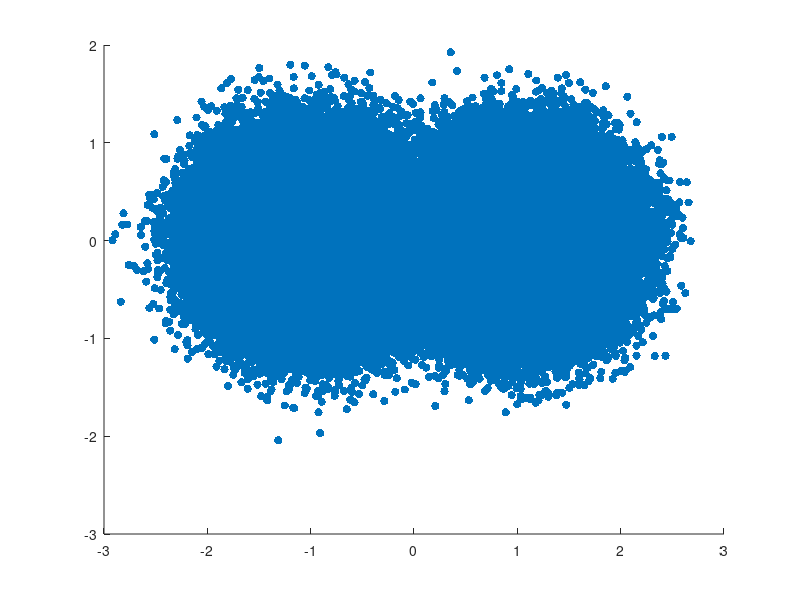

Write the MATLAB code that produced this figure. (Note: this script raises an error after producing the figure.)
VERBOSE_FOR_DEMO_RUN = false;
d = 100; % Distance in meters
rng(0);


% ####################
% ### Task 1: P_rx ###
% ####################
if VERBOSE_FOR_DEMO_RUN
    fprintf('####################\n');
    fprintf('### Task 1: P_rx ###\n');
    fprintf('####################\n\n');
end

function [P_rx_W, P_rx_dBm] = ...
    calculate_received_power(d)
    % Constants
    c = 3e8; % Speed of light (m/s)

    % Tx Parameters
    f = 2.4e9; % Frequency (Hz)
    P_tx_dBm = 10; % Transmit power (dBm)
    P_tx = 10^(P_tx_dBm / 10) * 1e-3; % Transmit power (W)
    G_tx = 1; % Transmit antenna gain

    % Rx Parameters
    G_rx = 1; % Receive antenna gain

    % Calculate the wavelength
    lambda = c / f;

    % Received Power (dBm)
    P_rx_dBm = P_tx_dBm + 10 * log10(G_tx) + ...
        10 * log10(G_rx) + ...
        20 * log10(lambda / (4 * pi * d));

    % Convert dBm to Watts
    P_rx_W = 10^(P_rx_dBm / 10) * 1e-3;
end

[P_rx_W, P_rx_dBm] = calculate_received_power(d);

if VERBOSE_FOR_DEMO_RUN
    fprintf('At a distance of %f meters, the received power is %e W (%f dBm).\n\n', d, P_rx_W, P_rx_dBm);
end

% ##################################
% ### Task 2: Channel Generation ###
% ##################################
if VERBOSE_FOR_DEMO_RUN
    fprintf('##################################\n');
    fprintf('### Task 2: Channel Generation ###\n');
    fprintf('##################################\n\n');
end
function [h] = generate_channel()
    % get a, b from a Gaussian normal distribution
    a = randn;
    b = randn;

    % generate h
    h = a + 1i * b;
end
function [h_scaled] = generate_scaled_channel(P_rx_W)
    h = generate_channel();
    scale_factor = sqrt(P_rx_W / abs(h)^2);
    h_scaled = h * scale_factor;
end
h_scaled = generate_scaled_channel(P_rx_W);
if VERBOSE_FOR_DEMO_RUN
    fprintf('The scaled channel is: %e + %ei.\n\n', real(h_scaled), imag(h_scaled));
end

% ##########################
% ### Task 3: Modulation ###
% ##########################
if VERBOSE_FOR_DEMO_RUN
    fprintf('##########################\n');
    fprintf('### Task 3: Modulation ###\n');
    fprintf('##########################\n\n');
end
function [random_bits] = generate_random_bits(N)
    random_bits = randi([0, 1], 1, N);
end

function [symbols] = BPSK_modulate(bits)
    symbols = (-2) * bits + 1;

    % Normalize symbols
    expected_power = abs(-1)^2 * 0.5 + abs(1)^2 * 0.5;
    symbols = symbols / sqrt(expected_power);
end

function [symbols] = QPSK_modulate(bits)
    N = length(bits);
    symbols = zeros(1, N/2);
    for i = 1:2:N
        if bits(i) == 0 && bits(i+1) == 0
            symbols((i+1)/2) = 1 + 1i;
        elseif bits(i) == 0 && bits(i+1) == 1
            symbols((i+1)/2) = 1 - 1i;
        elseif bits(i) == 1 && bits(i+1) == 0
            symbols((i+1)/2) = -1 + 1i;
        else
            symbols((i+1)/2) = -1 - 1i;
        end
    end

    % Normalize symbols
    expected_power = abs(1 + 1i)^2;
    symbols = symbols / sqrt(expected_power);
end

function [symbols] = QAM16_modulate(bits)
    N = length(bits);
    symbols = zeros(1, N/4);
    
    for i = 1:4:N
        % Determine real part
        if bits(i) == 0 && bits(i+1) == 0
            real_part = 3;
        elseif bits(i) == 0 && bits(i+1) == 1
            real_part = 1;
        elseif bits(i) == 1 && bits(i+1) == 1
            real_part = -3;
        else % bits(i) == 1 && bits(i+1) == 0
            real_part = -1;
        end

        % Determine imaginary part
        if bits(i+2) == 0 && bits(i+3) == 0
            imag_part = 3;
        elseif bits(i+2) == 0 && bits(i+3) == 1
            imag_part = 1;
        elseif bits(i+2) == 1 && bits(i+3) == 1
            imag_part = -3;
        else % bits(i+2) == 1 && bits(i+3) == 0
            imag_part = -1;
        end

        % Store symbol
        symbols((i+3)/4) = real_part + 1i * imag_part;
    end

    % Normalize symbols
    expected_power = ( ...
        abs(-3 + 3i)^2 * 4 + ...
        abs(-3 + 1i)^2 * 8 + ...
        abs(-1 + 1i)^2 * 4 ...
    ) / 16;
    symbols = symbols / sqrt(expected_power);
end

function [symbols] = QAM64_modulate(bits)
    N = length(bits);
    symbols = zeros(1, N/6);

    for i=1:6:N

        % Get value represented by 6 bits
        value = 0;
        for j = 0:5
            value = value + bits(i+j) * 2^(5-j);
        end

        % Determine real and imaginary parts
        real_part = -floor(value / 8) * 2 + 7;
        imag_part = -mod(value, 8) * 2 + 7;

        % Store symbol
        symbols((i+5)/6) = real_part + 1i * imag_part;
    end

    % Normalize symbols
    sample_symbols = zeros(1, 64);
    for i = 1:8
        for j = 1:8
            sample_symbols((i-1)*8 + j) = (2*i - 9) + 1i * (2*j - 9);
        end
    end
    expected_power = sum(abs(sample_symbols).^2) / 64;
    symbols = symbols / sqrt(expected_power);
end

function [average_power] = calculate_average_power(symbols)
    average_power = mean(abs(symbols).^2);
end

N = 300000; % Number of bits
bits = generate_random_bits(N);
symbols_BPSK = BPSK_modulate(bits);
symbols_QPSK = QPSK_modulate(bits);
symbols_QAM16 = QAM16_modulate(bits);
symbols_QAM64 = QAM64_modulate(bits);

if VERBOSE_FOR_DEMO_RUN
    fprintf('First 12 bits of the random bits: %s\n', num2str(bits(1:12)));
    fprintf('First 12 BPSK symbols: %s\n', num2str(symbols_BPSK(1:12)));
    fprintf('First 6 QPSK symbols: %s\n', num2str(symbols_QPSK(1:6)));
    fprintf('First 3 QAM16 symbols: %s\n', num2str(symbols_QAM16(1:3)));
    fprintf('First 2 QAM64 symbols: %s\n\n', num2str(symbols_QAM64(1:2)));
end

average_power_BPSK = calculate_average_power(symbols_BPSK);
average_power_QPSK = calculate_average_power(symbols_QPSK);
average_power_QAM16 = calculate_average_power(symbols_QAM16);
average_power_QAM64 = calculate_average_power(symbols_QAM64);

% #####################################
% ### Task 4: Transmit over the Air ###
% #####################################
if VERBOSE_FOR_DEMO_RUN
    fprintf('#####################################\n');
    fprintf('### Task 4: Transmit over the Air ###\n');
    fprintf('#####################################\n\n');
end
function [noise] = generate_noise(N, noise_power_dBm)
    noise_power_W = 10^(noise_power_dBm / 10) * 1e-3;
    noise = zeros(1, N);
    for i = 1:N
        a = randn * sqrt(noise_power_W / 2);
        b = randn * sqrt(noise_power_W / 2);
        noise(i) = a + 1i * b;
    end
end

function [received_symbols] = transmit_symbol(symbols, h, noise)
    K = length(symbols);
    received_symbols = h * symbols + noise(1:K);
end

noise_power_dBm = -90; % Noise power in dBm
noise_power_W = 10^(noise_power_dBm / 10) * 1e-3;
noise = generate_noise(N, noise_power_dBm);

received_symbols_BPSK = transmit_symbol(symbols_BPSK, h_scaled, noise);
received_symbols_QPSK = transmit_symbol(symbols_QPSK, h_scaled, noise);
received_symbols_QAM16 = transmit_symbol(symbols_QAM16, h_scaled, noise);
received_symbols_QAM64 = transmit_symbol(symbols_QAM64, h_scaled, noise);

if VERBOSE_FOR_DEMO_RUN
    fprintf('First 3 received BPSK symbols: %s\n', num2str(received_symbols_BPSK(1:3)));
    fprintf('First 3 received QPSK symbols: %s\n', num2str(received_symbols_QPSK(1:3)));
    fprintf('First 3 received QAM16 symbols: %s\n', num2str(received_symbols_QAM16(1:3)));
    fprintf('First 3 received QAM64 symbols: %s\n\n', num2str(received_symbols_QAM64(1:3)));
end

% #######################################
% ### Task 5: Decode and Demodulation ###
% #######################################
if VERBOSE_FOR_DEMO_RUN
    fprintf('#######################################\n');
    fprintf('### Task 5: Decode and Demodulation ###\n');
    fprintf('#######################################\n\n');
end
function [bits, symbols] = BPSK_demodulate(received_symbols, h)
    symbols = received_symbols / h;
    bits = symbols < 0;
end

function [bits, symbols] = QPSK_demodulate(received_symbols, h)
    symbols = received_symbols / h;
    bits = zeros(1, 2 * length(symbols));
    for i = 1:length(symbols)
        if imag(symbols(i)) > 0
            bits(2*i) = 0;
        else
            bits(2*i) = 1;
        end

        if real(symbols(i)) > 0
            bits(2*i - 1) = 0;
        else
            bits(2*i - 1) = 1;
        end
    end
end

function [bits, symbols] = QAM16_demodulate(received_symbols, h)
    symbols = received_symbols / h;
    constellations = [ ...
        -3+3i, -1+3i, 1+3i, 3+3i, ...
        -3+1i, -1+1i, 1+1i, 3+1i, ...
        -3-1i, -1-1i, 1-1i, 3-1i, ...
        -3-3i, -1-3i, 1-3i, 3-3i ...
    ];
    normalized_constellations = constellations / sqrt(mean(abs(constellations).^2));
    bits_of_constellations = [ ...
        1 1 0 0; 1 0 0 0; 0 1 0 0; 0 0 0 0; ...
        1 1 0 1; 1 0 0 1; 0 1 0 1; 0 0 0 1; ...
        1 1 1 0; 1 0 1 0; 0 1 1 0; 0 0 1 0; ...
        1 1 1 1; 1 0 1 1; 0 1 1 1; 0 0 1 1 ...
    ];
    bits = zeros(1, 4 * length(symbols));
    for i = 1:length(symbols)
        distances = abs(symbols(i) - normalized_constellations);
        [~, index] = min(distances);
        bits((i-1)*4 + 1:i*4) = bits_of_constellations(index, :);
    end
end

function [bits, symbols] = QAM64_demodulate(received_symbols, h)
    symbols = received_symbols / h;
    constellations = zeros(1, 64);
    for i = 1:8
        for j = 1:8
            constellations((i-1)*8 + j) = (2*j - 9) + 1i * (-2*i + 9);
        end
    end
    normalized_constellations = constellations / sqrt(mean(abs(constellations).^2));
    bits_of_constellations = zeros(64, 6);
    for i = 1:8
        for j = 1:8
            index = (i-1)*8 + j;
            value = (8 - j) * 8 + (i - 1);
            for k = 1:6
                bits_of_constellations(index, k) = mod(floor(value / 2^(6-k)), 2);
            end
        end
    end
    
    bits = zeros(1, 6 * length(symbols));
    for i = 1:length(symbols)
        distances = abs(symbols(i) - normalized_constellations);
        [~, index] = min(distances);
        bits((i-1)*6 + 1:i*6) = bits_of_constellations(index, :);
    end
end

[bits_BPSK, symbols_BPSK_prime] = BPSK_demodulate(received_symbols_BPSK, h_scaled);
[bits_QPSK, symbols_QPSK_prime] = QPSK_demodulate(received_symbols_QPSK, h_scaled);
[bits_QAM16, symbols_QAM16_prime] = QAM16_demodulate(received_symbols_QAM16, h_scaled);
[bits_QAM64, symbols_QAM64_prime] = QAM64_demodulate(received_symbols_QAM64, h_scaled);

if VERBOSE_FOR_DEMO_RUN
    fprintf('First 10 demodulated BPSK bits: %s\n', num2str(bits_BPSK(1:10)));
    fprintf('First 10 demodulated QPSK bits: %s\n', num2str(bits_QPSK(1:10)));
    fprintf('First 10 demodulated QAM16 bits: %s\n', num2str(bits_QAM16(1:10)));
    fprintf('First 10 demodulated QAM64 bits: %s\n\n', num2str(bits_QAM64(1:10)));
end

% #############################
% ### Task 6: Calculate SNR ###
% #############################
if VERBOSE_FOR_DEMO_RUN
    fprintf('#############################\n');
    fprintf('### Task 6: Calculate SNR ###\n');
    fprintf('#############################\n\n');
end
empirical_noise_BPSK = symbols_BPSK_prime - symbols_BPSK;
empirical_noise_QPSK = symbols_QPSK_prime - symbols_QPSK;
empirical_noise_QAM16 = symbols_QAM16_prime - symbols_QAM16;
empirical_noise_QAM64 = symbols_QAM64_prime - symbols_QAM64;

average_power_empirical_noise_BPSK_W = mean(abs(empirical_noise_BPSK).^2);
average_power_empirical_noise_QPSK_W = mean(abs(empirical_noise_QPSK).^2);
average_power_empirical_noise_QAM16_W = mean(abs(empirical_noise_QAM16).^2);
average_power_empirical_noise_QAM64_W = mean(abs(empirical_noise_QAM64).^2);
if VERBOSE_FOR_DEMO_RUN
    fprintf('Average power of BPSK empirical noise: %e W.\n', average_power_empirical_noise_BPSK_W);
    fprintf('Average power of QPSK empirical noise: %e W.\n', average_power_empirical_noise_QPSK_W);
    fprintf('Average power of QAM16 empirical noise: %e W.\n', average_power_empirical_noise_QAM16_W);
    fprintf('Average power of QAM64 empirical noise: %e W.\n\n', average_power_empirical_noise_QAM64_W);
end

average_power_empirical_noise_BPSK_dBm = 10 * log10(average_power_empirical_noise_BPSK_W * 1e3);
average_power_empirical_noise_QPSK_dBm = 10 * log10(average_power_empirical_noise_QPSK_W * 1e3);
average_power_empirical_noise_QAM16_dBm = 10 * log10(average_power_empirical_noise_QAM16_W * 1e3);
average_power_empirical_noise_QAM64_dBm = 10 * log10(average_power_empirical_noise_QAM64_W * 1e3);
if VERBOSE_FOR_DEMO_RUN
    fprintf('Average power of BPSK empirical noise: %f dBm.\n', average_power_empirical_noise_BPSK_dBm);
    fprintf('Average power of QPSK empirical noise: %f dBm.\n', average_power_empirical_noise_QPSK_dBm);
    fprintf('Average power of QAM16 empirical noise: %f dBm.\n', average_power_empirical_noise_QAM16_dBm);
    fprintf('Average power of QAM64 empirical noise: %f dBm.\n\n', average_power_empirical_noise_QAM64_dBm);
end

SNR_BPSK_W = average_power_BPSK / average_power_empirical_noise_BPSK_W;
SNR_QPSK_W = average_power_QPSK / average_power_empirical_noise_QPSK_W;
SNR_QAM16_W = average_power_QAM16 / average_power_empirical_noise_QAM16_W;
SNR_QAM64_W = average_power_QAM64 / average_power_empirical_noise_QAM64_W;
if VERBOSE_FOR_DEMO_RUN
    fprintf('SNR of BPSK: %f.\n', SNR_BPSK_W);
    fprintf('SNR of QPSK: %f.\n', SNR_QPSK_W);
    fprintf('SNR of QAM16: %f.\n', SNR_QAM16_W);
    fprintf('SNR of QAM64: %f.\n\n', SNR_QAM64_W);
end

SNR_BPSK_dB = 10 * log10(SNR_BPSK_W);
SNR_QPSK_dB = 10 * log10(SNR_QPSK_W);
SNR_QAM16_dB = 10 * log10(SNR_QAM16_W);
SNR_QAM64_dB = 10 * log10(SNR_QAM64_W);
if VERBOSE_FOR_DEMO_RUN
    fprintf('SNR of BPSK: %f dB.\n', SNR_BPSK_dB);
    fprintf('SNR of QPSK: %f dB.\n', SNR_QPSK_dB);
    fprintf('SNR of QAM16: %f dB.\n', SNR_QAM16_dB);
    fprintf('SNR of QAM64: %f dB.\n\n', SNR_QAM64_dB);
end

theoretical_SNR_W = P_rx_W - noise_power_W;
theoretical_SNR_dB = 10 * log10(theoretical_SNR_W);
if VERBOSE_FOR_DEMO_RUN
    fprintf('Theoretical SNR: %e W (%f dB).\n\n', theoretical_SNR_W, theoretical_SNR_dB);
end

% ####################################
% ### Task 7: Calculate Throughput ###
% ####################################
if VERBOSE_FOR_DEMO_RUN
    fprintf('####################################\n');
    fprintf('### Task 7: Calculate Throughput ###\n');
    fprintf('####################################\n\n');
end
function [PDR] = calculate_PDR(bits, bits_prime, pkt_size_bit)
    N = length(bits);
    errors = bits ~= bits_prime;
    success_pkt = 0;
    for i = 1:pkt_size_bit:N
        if sum(errors(i:i+pkt_size_bit-1)) == 0
            success_pkt = success_pkt + 1;
        end
    end
    PDR = success_pkt / (N / pkt_size_bit);
end

sample_duration_s = 3.2e-6;
pkt_size_byte = 500;
pkt_size_bit = pkt_size_byte * 8;
empirical_bit_err_rate_BPSK = sum(bits_BPSK ~= bits) / N;
empirical_bit_err_rate_QPSK = sum(bits_QPSK ~= bits) / N;
empirical_bit_err_rate_QAM16 = sum(bits_QAM16 ~= bits) / N;
empirical_bit_err_rate_QAM64 = sum(bits_QAM64 ~= bits) / N;
if VERBOSE_FOR_DEMO_RUN
    fprintf('Empirical bit error rate of BPSK: %e.\n', empirical_bit_err_rate_BPSK);
    fprintf('Empirical bit error rate of QPSK: %e.\n', empirical_bit_err_rate_QPSK);
    fprintf('Empirical bit error rate of QAM16: %e.\n', empirical_bit_err_rate_QAM16);
    fprintf('Empirical bit error rate of QAM64: %e.\n\n', empirical_bit_err_rate_QAM64);
end

theoretical_PDR_BPSK = (1 - empirical_bit_err_rate_BPSK) ^ pkt_size_bit;
theoretical_PDR_QPSK = (1 - empirical_bit_err_rate_QPSK) ^ pkt_size_bit;
theoretical_PDR_QAM16 = (1 - empirical_bit_err_rate_QAM16) ^ pkt_size_bit;
theoretical_PDR_QAM64 = (1 - empirical_bit_err_rate_QAM64) ^ pkt_size_bit;
if VERBOSE_FOR_DEMO_RUN
    fprintf('Theoretical packet delivery rate of BPSK: %e.\n', theoretical_PDR_BPSK);
    fprintf('Theoretical packet delivery rate of QPSK: %e.\n', theoretical_PDR_QPSK);
    fprintf('Theoretical packet delivery rate of QAM16: %e.\n', theoretical_PDR_QAM16);
    fprintf('Theoretical packet delivery rate of QAM64: %e.\n\n', theoretical_PDR_QAM64);
end

empirical_PDR_BPSK = calculate_PDR(bits, bits_BPSK, pkt_size_bit);
empirical_PDR_QPSK = calculate_PDR(bits, bits_QPSK, pkt_size_bit);
empirical_PDR_QAM16 = calculate_PDR(bits, bits_QAM16, pkt_size_bit);
empirical_PDR_QAM64 = calculate_PDR(bits, bits_QAM64, pkt_size_bit);
if VERBOSE_FOR_DEMO_RUN
    fprintf('Empirical packet delivery rate of BPSK: %f.\n', empirical_PDR_BPSK);
    fprintf('Empirical packet delivery rate of QPSK: %f.\n', empirical_PDR_QPSK);
    fprintf('Empirical packet delivery rate of QAM16: %f.\n', empirical_PDR_QAM16);
    fprintf('Empirical packet delivery rate of QAM64: %f.\n\n', empirical_PDR_QAM64);
end

% N: number of bits
% total_bits_transferred = N * theoretical_PDR;
% total_time_s = sample_duration_s * (N / bits_per_sample);
% throughput = total_bits_transferred / total_time_s;
%            = N * theoretical_PDR / (sample_duration_s * (N / bits_per_sample));
%            = theoretical_PDR * bits_per_sample / sample_duration_s;
theoretical_throughput_BPSK = theoretical_PDR_BPSK * 1 / sample_duration_s;
theoretical_throughput_QPSK = theoretical_PDR_QPSK * 2 / sample_duration_s;
theoretical_throughput_QAM16 = theoretical_PDR_QAM16 * 4 / sample_duration_s;
theoretical_throughput_QAM64 = theoretical_PDR_QAM64 * 6 / sample_duration_s;
if VERBOSE_FOR_DEMO_RUN
    fprintf('Theoretical throughput of BPSK: %e bps.\n', theoretical_throughput_BPSK);
    fprintf('Theoretical throughput of QPSK: %e bps.\n', theoretical_throughput_QPSK);
    fprintf('Theoretical throughput of QAM16: %e bps.\n', theoretical_throughput_QAM16);
    fprintf('Theoretical throughput of QAM64: %e bps.\n\n', theoretical_throughput_QAM64);
end

empirical_throughput_BPSK = empirical_PDR_BPSK * 1 / sample_duration_s;
empirical_throughput_QPSK = empirical_PDR_QPSK * 2 / sample_duration_s;
empirical_throughput_QAM16 = empirical_PDR_QAM16 * 4 / sample_duration_s;
empirical_throughput_QAM64 = empirical_PDR_QAM64 * 6 / sample_duration_s;
if VERBOSE_FOR_DEMO_RUN
    fprintf('Empirical throughput of BPSK: %e bps.\n', empirical_throughput_BPSK);
    fprintf('Empirical throughput of QPSK: %e bps.\n', empirical_throughput_QPSK);
    fprintf('Empirical throughput of QAM16: %e bps.\n', empirical_throughput_QAM16);
    fprintf('Empirical throughput of QAM64: %e bps.\n\n', empirical_throughput_QAM64);
end

modulation_schemes = {'BPSK', 'QPSK', 'QAM16', 'QAM64'};
empirical_throughputs = [empirical_throughput_BPSK, empirical_throughput_QPSK, empirical_throughput_QAM16, empirical_throughput_QAM64];
[best_throughput, best_scheme_index] = max(empirical_throughputs);
best_scheme = modulation_schemes{best_scheme_index};
if VERBOSE_FOR_DEMO_RUN
    fprintf('Given a distance of %f meters, the best modulation scheme is %s with an empirical throughput of %e bps.\n\n', d, best_scheme, best_throughput);
end

% ############################
% ### Task 8: Plot Figures ###
% ############################
if VERBOSE_FOR_DEMO_RUN
    fprintf('############################\n');
    fprintf('### Task 8: Plot Figures ###\n');
    fprintf('############################\n\n');
end
function plot_constellation(symbols, title_str)
    figure;
    sc = scatter(real(symbols), imag(symbols), 'filled');
    sc.SizeData = 10;
    title(title_str);
    xlabel('Real');
    ylabel('Imaginary');
    grid on;
    axis equal;
    saveas(gcf, sprintf('pics/%s.png', strrep(title_str, ' ', '_')));
    fprintf('The plot has been saved as "pics/%s.png".\n', strrep(title_str, ' ', '_'));
end

% BPSK with 40m
d = 600;
[P_rx_W, ~] = calculate_received_power(d);
h_scaled = generate_scaled_channel(P_rx_W);
received_symbols_BPSK = transmit_symbol(symbols_BPSK, h_scaled, noise);
[bits_BPSK, symbols_BPSK_prime] = BPSK_demodulate(received_symbols_BPSK, h_scaled);
plot_constellation(symbols_BPSK_prime, 'BPSK Constellation with 40m');

% QPSK with 20m
d = 400;
[P_rx_W, ~] = calculate_received_power(d);
h_scaled = generate_scaled_channel(P_rx_W);
received_symbols_QPSK = transmit_symbol(symbols_QPSK, h_scaled, noise);
[bits_QPSK, symbols_QPSK_prime] = QPSK_demodulate(received_symbols_QPSK, h_scaled);
plot_constellation(symbols_QPSK_prime, 'QPSK Constellation with 20m');

% QAM16 with 10m
d = 200;
[P_rx_W, ~] = calculate_received_power(d);
h_scaled = generate_scaled_channel(P_rx_W);
received_symbols_QAM16 = transmit_symbol(symbols_QAM16, h_scaled, noise);
[bits_QAM16, symbols_QAM16_prime] = QAM16_demodulate(received_symbols_QAM16, h_scaled);
plot_constellation(symbols_QAM16_prime, 'QAM16 Constellation with 10m');

% QAM64 with 5m
d = 100;
[P_rx_W, ~] = calculate_received_power(d);
h_scaled = generate_scaled_channel(P_rx_W);
received_symbols_QAM64 = transmit_symbol(symbols_QAM64, h_scaled, noise);
[bits_QAM64, symbols_QAM64_prime] = QAM64_demodulate(received_symbols_QAM64, h_scaled);
plot_constellation(symbols_QAM64_prime, 'QAM64 Constellation with 5m');

% Throughput vs. Distance
function plot_throughput_vs_distance( ...
    BPSK_distance_vs_throughput, ...
    QPSK_distance_vs_throughput, ...
    QAM16_distance_vs_throughput, ...
    QAM64_distance_vs_throughput ...
)
    figure;
    hold on;
    plot(BPSK_distance_vs_throughput(:, 1), BPSK_distance_vs_throughput(:, 2), 'r', 'DisplayName', 'BPSK');
    plot(QPSK_distance_vs_throughput(:, 1), QPSK_distance_vs_throughput(:, 2), 'g', 'DisplayName', 'QPSK');
    plot(QAM16_distance_vs_throughput(:, 1), QAM16_distance_vs_throughput(:, 2), 'b', 'DisplayName', 'QAM16');
    plot(QAM64_distance_vs_throughput(:, 1), QAM64_distance_vs_throughput(:, 2), 'm', 'DisplayName', 'QAM64');
    hold off;
    title('Throughput vs. Distance');
    xlabel('Distance (m)');
    ylabel('Throughput (bps)');
    legend;
    grid on;
    saveas(gcf, 'pics/throughput_vs_distance.png');
    fprintf('The plot has been saved as "pics/throughput_vs_distance.png".\n');
end

BPSK_distance_vs_throughput = zeros(12, 2);
QPSK_distance_vs_throughput = zeros(12, 2);
QAM16_distance_vs_throughput = zeros(12, 2);
QAM64_distance_vs_throughput = zeros(12, 2);

% variables to output
% P_rx derived from the path loss model
P_rx_W_for_d = zeros(12, 1);
P_rx_dBm_for_d = zeros(12, 1);
% Empirical and theoretical noise power, SNR and SNR_dB for each modulation scheme
empirical_noise_power_BPSK_for_d = zeros(12, 1);
empirical_noise_power_QPSK_for_d = zeros(12, 1);
empirical_noise_power_QAM16_for_d = zeros(12, 1);
empirical_noise_power_QAM64_for_d = zeros(12, 1);
empirical_noise_power_BPSK_dBm_for_d = zeros(12, 1);
empirical_noise_power_QPSK_dBm_for_d = zeros(12, 1);
empirical_noise_power_QAM16_dBm_for_d = zeros(12, 1);
empirical_noise_power_QAM64_dBm_for_d = zeros(12, 1);
SNR_BPSK_for_d = zeros(12, 1);
SNR_QPSK_for_d = zeros(12, 1);
SNR_QAM16_for_d = zeros(12, 1);
SNR_QAM64_for_d = zeros(12, 1);
SNR_BPSK_dB_for_d = zeros(12, 1);
SNR_QPSK_dB_for_d = zeros(12, 1);
SNR_QAM16_dB_for_d = zeros(12, 1);
SNR_QAM64_dB_for_d = zeros(12, 1);
% Empirical BER
empirical_BER_BPSK_for_d = zeros(12, 1);
empirical_BER_QPSK_for_d = zeros(12, 1);
empirical_BER_QAM16_for_d = zeros(12, 1);
empirical_BER_QAM64_for_d = zeros(12, 1);
% Empirical and theoretical throughput
empirical_throughput_BPSK_for_d = zeros(12, 1);
empirical_throughput_QPSK_for_d = zeros(12, 1);
empirical_throughput_QAM16_for_d = zeros(12, 1);
empirical_throughput_QAM64_for_d = zeros(12, 1);
theoretical_throughput_BPSK_for_d = zeros(12, 1);
theoretical_throughput_QPSK_for_d = zeros(12, 1);
theoretical_throughput_QAM16_for_d = zeros(12, 1);
theoretical_throughput_QAM64_for_d = zeros(12, 1);
% Optimal modulation scheme
optimal_modulation_scheme_for_d = strings(12, 1);
% Distance for each d
d_for_d = zeros(12, 1);

for d = 50:50:600
    d_index = d / 50;
    % d_for_d
    d_for_d(d_index) = d;

    [P_rx_W, P_rx_dBm] = calculate_received_power(d);
    
    % P_rx
    P_rx_W_for_d(d_index) = P_rx_W;
    P_rx_dBm_for_d(d_index) = P_rx_dBm;

    h_scaled = generate_scaled_channel(P_rx_W);

    % BPSK
    received_symbols_BPSK = transmit_symbol(symbols_BPSK, h_scaled, noise);
    [bits_BPSK, symbols_BPSK_prime] = BPSK_demodulate(received_symbols_BPSK, h_scaled);
    empirical_PDR_BPSK = calculate_PDR(bits, bits_BPSK, pkt_size_bit);
    empirical_throughput_BPSK = empirical_PDR_BPSK * 1 / sample_duration_s;
    BPSK_distance_vs_throughput(d/50, :) = [d, empirical_throughput_BPSK];
    % noise power
    empirical_noise_power_BPSK_for_d(d_index) = mean(abs(symbols_BPSK_prime - symbols_BPSK).^2);
    empirical_noise_power_BPSK_dBm_for_d(d_index) = 10 * log10(empirical_noise_power_BPSK_for_d(d_index) * 1e3);
    % SNR
    SNR_BPSK_for_d(d_index) = average_power_BPSK / empirical_noise_power_BPSK_for_d(d_index);
    SNR_BPSK_dB_for_d(d_index) = 10 * log10(SNR_BPSK_for_d(d_index));
    % BER
    empirical_BER_BPSK_for_d(d_index) = sum(bits_BPSK ~= bits) / N;
    % Throughput
    empirical_throughput_BPSK_for_d(d_index) = empirical_throughput_BPSK;
    theoretical_PDR = (1 - empirical_BER_BPSK_for_d(d_index)) ^ pkt_size_bit;
    theoretical_throughput_BPSK_for_d(d_index) = theoretical_PDR * 1 / sample_duration_s;

    % QPSK
    received_symbols_QPSK = transmit_symbol(symbols_QPSK, h_scaled, noise);
    [bits_QPSK, symbols_QPSK_prime] = QPSK_demodulate(received_symbols_QPSK, h_scaled);
    empirical_PDR_QPSK = calculate_PDR(bits, bits_QPSK, pkt_size_bit);
    empirical_throughput_QPSK = empirical_PDR_QPSK * 2 / sample_duration_s;
    QPSK_distance_vs_throughput(d/50, :) = [d, empirical_throughput_QPSK];
    % noise power
    empirical_noise_power_QPSK_for_d(d_index) = mean(abs(symbols_QPSK_prime - symbols_QPSK).^2);
    empirical_noise_power_QPSK_dBm_for_d(d_index) = 10 * log10(empirical_noise_power_QPSK_for_d(d_index) * 1e3);
    % SNR
    SNR_QPSK_for_d(d_index) = average_power_QPSK / empirical_noise_power_QPSK_for_d(d_index);
    SNR_QPSK_dB_for_d(d_index) = 10 * log10(SNR_QPSK_for_d(d_index));
    % BER
    empirical_BER_QPSK_for_d(d_index) = sum(bits_QPSK ~= bits) / N;
    % Throughput
    empirical_throughput_QPSK_for_d(d_index) = empirical_throughput_QPSK;
    theoretical_PDR = (1 - empirical_BER_QPSK_for_d(d_index)) ^ pkt_size_bit;
    theoretical_throughput_QPSK_for_d(d_index) = theoretical_PDR * 2 / sample_duration_s;

    % QAM16
    received_symbols_QAM16 = transmit_symbol(symbols_QAM16, h_scaled, noise);
    [bits_QAM16, symbols_QAM16_prime] = QAM16_demodulate(received_symbols_QAM16, h_scaled);
    empirical_PDR_QAM16 = calculate_PDR(bits, bits_QAM16, pkt_size_bit);
    empirical_throughput_QAM16 = empirical_PDR_QAM16 * 4 / sample_duration_s;
    QAM16_distance_vs_throughput(d/50, :) = [d, empirical_throughput_QAM16];
    % noise power
    empirical_noise_power_QAM16_for_d(d_index) = mean(abs(symbols_QAM16_prime - symbols_QAM16).^2);
    empirical_noise_power_QAM16_dBm_for_d(d_index) = 10 * log10(empirical_noise_power_QAM16_for_d(d_index) * 1e3);
    % SNR
    SNR_QAM16_for_d(d_index) = average_power_QAM16 / empirical_noise_power_QAM16_for_d(d_index);
    SNR_QAM16_dB_for_d(d_index) = 10 * log10(SNR_QAM16_for_d(d_index));
    % BER
    empirical_BER_QAM16_for_d(d_index) = sum(bits_QAM16 ~= bits) / N;
    % Throughput
    empirical_throughput_QAM16_for_d(d_index) = empirical_throughput_QAM16;
    theoretical_PDR = (1 - empirical_BER_QAM16_for_d(d_index)) ^ pkt_size_bit;
    theoretical_throughput_QAM16_for_d(d_index) = theoretical_PDR * 4 / sample_duration_s;

    % QAM64
    received_symbols_QAM64 = transmit_symbol(symbols_QAM64, h_scaled, noise);
    [bits_QAM64, symbols_QAM64_prime] = QAM64_demodulate(received_symbols_QAM64, h_scaled);
    empirical_PDR_QAM64 = calculate_PDR(bits, bits_QAM64, pkt_size_bit);
    empirical_throughput_QAM64 = empirical_PDR_QAM64 * 6 / sample_duration_s;
    QAM64_distance_vs_throughput(d/50, :) = [d, empirical_throughput_QAM64];
    % noise power
    empirical_noise_power_QAM64_for_d(d_index) = mean(abs(symbols_QAM64_prime - symbols_QAM64).^2);
    empirical_noise_power_QAM64_dBm_for_d(d_index) = 10 * log10(empirical_noise_power_QAM64_for_d(d_index) * 1e3);
    % SNR
    SNR_QAM64_for_d(d_index) = average_power_QAM64 / empirical_noise_power_QAM64_for_d(d_index);
    SNR_QAM64_dB_for_d(d_index) = 10 * log10(SNR_QAM64_for_d(d_index));
    % BER
    empirical_BER_QAM64_for_d(d_index) = sum(bits_QAM64 ~= bits) / N;
    % Throughput
    empirical_throughput_QAM64_for_d(d_index) = empirical_throughput_QAM64;
    theoretical_PDR = (1 - empirical_BER_QAM64_for_d(d_index)) ^ pkt_size_bit;
    theoretical_throughput_QAM64_for_d(d_index) = theoretical_PDR * 6 / sample_duration_s;

    % Optimal modulation scheme
    empirical_throughputs = [empirical_throughput_BPSK_for_d(d_index), empirical_throughput_QPSK_for_d(d_index), empirical_throughput_QAM16_for_d(d_index), empirical_throughput_QAM64_for_d(d_index)];
    [best_throughput, best_scheme_index] = max(empirical_throughputs);
    modulation_schemes = {'BPSK', 'QPSK', 'QAM16', 'QAM64'};
    optimal_modulation_scheme_for_d(d_index) = modulation_schemes{best_scheme_index};
end

plot_throughput_vs_distance( ...
    BPSK_distance_vs_throughput, ...
    QPSK_distance_vs_throughput, ...
    QAM16_distance_vs_throughput, ...
    QAM64_distance_vs_throughput ...
);

% Print required variables
fprintf('\n');
fprintf('| Distance (m) | P_rx (W) | P_rx (dBm) |\n');
fprintf('| --- | --- | --- |\n');
for i = 1:12
    fprintf('| %d | %e | %f |\n', d_for_d(i), P_rx_W_for_d(i), P_rx_dBm_for_d(i));
end

fprintf('\n')
fprintf('| Distance (m) | Empirical Noise Power BPSK (W) | Empirical Noise Power QPSK (W) | Empirical Noise Power QAM16 (W) | Empirical Noise Power QAM64 (W) |\n');
fprintf('| --- | --- | --- | --- | --- |\n');
for i = 1:12
    fprintf('| %d | %e | %e | %e | %e |\n', d_for_d(i), empirical_noise_power_BPSK_for_d(i), empirical_noise_power_QPSK_for_d(i), empirical_noise_power_QAM16_for_d(i), empirical_noise_power_QAM64_for_d(i));
end

fprintf('\n')
fprintf('| Distance (m) | Empirical Noise Power BPSK (dBm) | Empirical Noise Power QPSK (dBm) | Empirical Noise Power QAM16 (dBm) | Empirical Noise Power QAM64 (dBm) |\n');
fprintf('| --- | --- | --- | --- | --- |\n');
for i = 1:12
    fprintf('| %d | %f | %f | %f | %f |\n', d_for_d(i), empirical_noise_power_BPSK_dBm_for_d(i), empirical_noise_power_QPSK_dBm_for_d(i), empirical_noise_power_QAM16_dBm_for_d(i), empirical_noise_power_QAM64_dBm_for_d(i));
end

fprintf('\n')
fprintf('The theoretical noise power is %e W (%f dBm).\n\n', noise_power_W, noise_power_dBm);

fprintf('\n')
fprintf('| Distance (m) | SNR BPSK | SNR QPSK | SNR QAM16 | SNR QAM64 |\n');
fprintf('| --- | --- | --- | --- | --- |\n');
for i = 1:12
    fprintf('| %d | %f | %f | %f | %f |\n', d_for_d(i), SNR_BPSK_for_d(i), SNR_QPSK_for_d(i), SNR_QAM16_for_d(i), SNR_QAM64_for_d(i));
end

fprintf('\n')
fprintf('| Distance (m) | SNR BPSK (dB) | SNR QPSK (dB) | SNR QAM16 (dB) | SNR QAM64 (dB) |\n');
fprintf('| --- | --- | --- | --- | --- |\n');
for i = 1:12
    fprintf('| %d | %f | %f | %f | %f |\n', d_for_d(i), SNR_BPSK_dB_for_d(i), SNR_QPSK_dB_for_d(i), SNR_QAM16_dB_for_d(i), SNR_QAM64_dB_for_d(i));
end

fprintf('\n')
fprintf('| Distance (m) | Empirical BER BPSK | Empirical BER QPSK | Empirical BER QAM16 | Empirical BER QAM64 |\n');
fprintf('| --- | --- | --- | --- | --- |\n');
for i = 1:12
    fprintf('| %d | %e | %e | %e | %e |\n', d_for_d(i), empirical_BER_BPSK_for_d(i), empirical_BER_QPSK_for_d(i), empirical_BER_QAM16_for_d(i), empirical_BER_QAM64_for_d(i));
end

fprintf('\n')
fprintf('| Distance (m) | Empirical Throughput BPSK (bps) | Empirical Throughput QPSK (bps) | Empirical Throughput QAM16 (bps) | Empirical Throughput QAM64 (bps) |\n');
fprintf('| --- | --- | --- | --- | --- |\n');
for i = 1:12
    fprintf('| %d | %e | %e | %e | %e |\n', d_for_d(i), empirical_throughput_BPSK_for_d(i), empirical_throughput_QPSK_for_d(i), empirical_throughput_QAM16_for_d(i), empirical_throughput_QAM64_for_d(i));
end

fprintf('\n')
fprintf('| Distance (m) | Theoretical Throughput BPSK (bps) | Theoretical Throughput QPSK (bps) | Theoretical Throughput QAM16 (bps) | Theoretical Throughput QAM64 (bps) |\n');
fprintf('| --- | --- | --- | --- | --- |\n');
for i = 1:12
    fprintf('| %d | %e | %e | %e | %e |\n', d_for_d(i), theoretical_throughput_BPSK_for_d(i), theoretical_throughput_QPSK_for_d(i), theoretical_throughput_QAM16_for_d(i), theoretical_throughput_QAM64_for_d(i));
end

fprintf('\n')
fprintf('| Distance (m) | Optimal Modulation Scheme |\n');
fprintf('| --- | --- |\n');
for i = 1:12
    fprintf('| %d | %s |\n', d_for_d(i), optimal_modulation_scheme_for_d(i));
end
